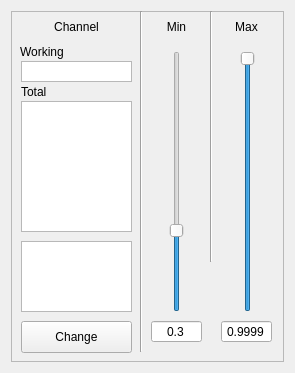
<?xml version="1.0" encoding="UTF-8"?>
<ui version="4.0">
 <class>Form</class>
 <widget class="QWidget" name="Form">
  <property name="geometry">
   <rect>
    <x>0</x>
    <y>0</y>
    <width>295</width>
    <height>373</height>
   </rect>
  </property>
  <property name="minimumSize">
   <size>
    <width>1</width>
    <height>2</height>
   </size>
  </property>
  <property name="windowTitle">
   <string>Form</string>
  </property>
  <layout class="QHBoxLayout" name="horizontalLayout">
   <item>
    <layout class="QGridLayout" name="gridLayout">
     <item row="0" column="0">
      <widget class="QFrame" name="frame">
       <property name="frameShape">
        <enum>QFrame::StyledPanel</enum>
       </property>
       <property name="frameShadow">
        <enum>QFrame::Raised</enum>
       </property>
       <widget class="QLabel" name="label">
        <property name="geometry">
         <rect>
          <x>0</x>
          <y>0</y>
          <width>131</width>
          <height>31</height>
         </rect>
        </property>
        <property name="text">
         <string>Channel</string>
        </property>
        <property name="alignment">
         <set>Qt::AlignCenter</set>
        </property>
       </widget>
       <widget class="QListWidget" name="ChannelSelection_CurrentChannelListWidget">
        <property name="geometry">
         <rect>
          <x>10</x>
          <y>50</y>
          <width>111</width>
          <height>21</height>
         </rect>
        </property>
        <property name="toolTipDuration">
         <number>-1</number>
        </property>
        <property name="selectionMode">
         <enum>QAbstractItemView::SingleSelection</enum>
        </property>
       </widget>
       <widget class="Line" name="line">
        <property name="geometry">
         <rect>
          <x>120</x>
          <y>0</y>
          <width>20</width>
          <height>341</height>
         </rect>
        </property>
        <property name="orientation">
         <enum>Qt::Vertical</enum>
        </property>
       </widget>
       <widget class="QSlider" name="ChannelSelection_MinimumSlider">
        <property name="geometry">
         <rect>
          <x>140</x>
          <y>40</y>
          <width>51</width>
          <height>261</height>
         </rect>
        </property>
        <property name="maximum">
         <number>10000</number>
        </property>
        <property name="value">
         <number>3000</number>
        </property>
        <property name="orientation">
         <enum>Qt::Vertical</enum>
        </property>
       </widget>
       <widget class="QLabel" name="label_2">
        <property name="geometry">
         <rect>
          <x>140</x>
          <y>0</y>
          <width>51</width>
          <height>31</height>
         </rect>
        </property>
        <property name="text">
         <string>Min</string>
        </property>
        <property name="alignment">
         <set>Qt::AlignCenter</set>
        </property>
       </widget>
       <widget class="QLabel" name="label_3">
        <property name="geometry">
         <rect>
          <x>210</x>
          <y>0</y>
          <width>51</width>
          <height>31</height>
         </rect>
        </property>
        <property name="text">
         <string>Max</string>
        </property>
        <property name="alignment">
         <set>Qt::AlignCenter</set>
        </property>
       </widget>
       <widget class="QSlider" name="ChannelSelection_MaximumSlider">
        <property name="geometry">
         <rect>
          <x>211</x>
          <y>40</y>
          <width>51</width>
          <height>261</height>
         </rect>
        </property>
        <property name="maximum">
         <number>10000</number>
        </property>
        <property name="singleStep">
         <number>1</number>
        </property>
        <property name="value">
         <number>9999</number>
        </property>
        <property name="orientation">
         <enum>Qt::Vertical</enum>
        </property>
       </widget>
       <widget class="Line" name="line_2">
        <property name="geometry">
         <rect>
          <x>190</x>
          <y>0</y>
          <width>21</width>
          <height>251</height>
         </rect>
        </property>
        <property name="orientation">
         <enum>Qt::Vertical</enum>
        </property>
       </widget>
       <widget class="QListWidget" name="ChannelSelection_ChannelListWidget">
        <property name="geometry">
         <rect>
          <x>10</x>
          <y>90</y>
          <width>111</width>
          <height>131</height>
         </rect>
        </property>
        <property name="toolTipDuration">
         <number>-1</number>
        </property>
        <property name="selectionMode">
         <enum>QAbstractItemView::MultiSelection</enum>
        </property>
       </widget>
       <widget class="QPushButton" name="ChannelSelection_ChangeChannelPushButton">
        <property name="geometry">
         <rect>
          <x>10</x>
          <y>310</y>
          <width>111</width>
          <height>32</height>
         </rect>
        </property>
        <property name="text">
         <string>Change</string>
        </property>
       </widget>
       <widget class="QLabel" name="label_4">
        <property name="geometry">
         <rect>
          <x>9</x>
          <y>30</y>
          <width>111</width>
          <height>21</height>
         </rect>
        </property>
        <property name="text">
         <string>Working</string>
        </property>
       </widget>
       <widget class="QLabel" name="label_5">
        <property name="geometry">
         <rect>
          <x>10</x>
          <y>70</y>
          <width>111</width>
          <height>21</height>
         </rect>
        </property>
        <property name="text">
         <string>Total</string>
        </property>
       </widget>
       <widget class="QLineEdit" name="ChannelSelection_MinimumLineEdit">
        <property name="geometry">
         <rect>
          <x>140</x>
          <y>310</y>
          <width>51</width>
          <height>21</height>
         </rect>
        </property>
        <property name="layoutDirection">
         <enum>Qt::LeftToRight</enum>
        </property>
        <property name="text">
         <string>0.3</string>
        </property>
        <property name="alignment">
         <set>Qt::AlignCenter</set>
        </property>
       </widget>
       <widget class="QLineEdit" name="ChannelSelection_MaximumLineEdit">
        <property name="geometry">
         <rect>
          <x>210</x>
          <y>310</y>
          <width>51</width>
          <height>21</height>
         </rect>
        </property>
        <property name="text">
         <string>0.9999</string>
        </property>
        <property name="alignment">
         <set>Qt::AlignCenter</set>
        </property>
       </widget>
       <widget class="QListWidget" name="ChannelSelection_ChannelListWidgetColor">
        <property name="enabled">
         <bool>true</bool>
        </property>
        <property name="geometry">
         <rect>
          <x>10</x>
          <y>230</y>
          <width>111</width>
          <height>71</height>
         </rect>
        </property>
        <property name="toolTipDuration">
         <number>-1</number>
        </property>
        <property name="selectionMode">
         <enum>QAbstractItemView::NoSelection</enum>
        </property>
       </widget>
      </widget>
     </item>
    </layout>
   </item>
  </layout>
 </widget>
 <resources/>
 <connections/>
</ui>
